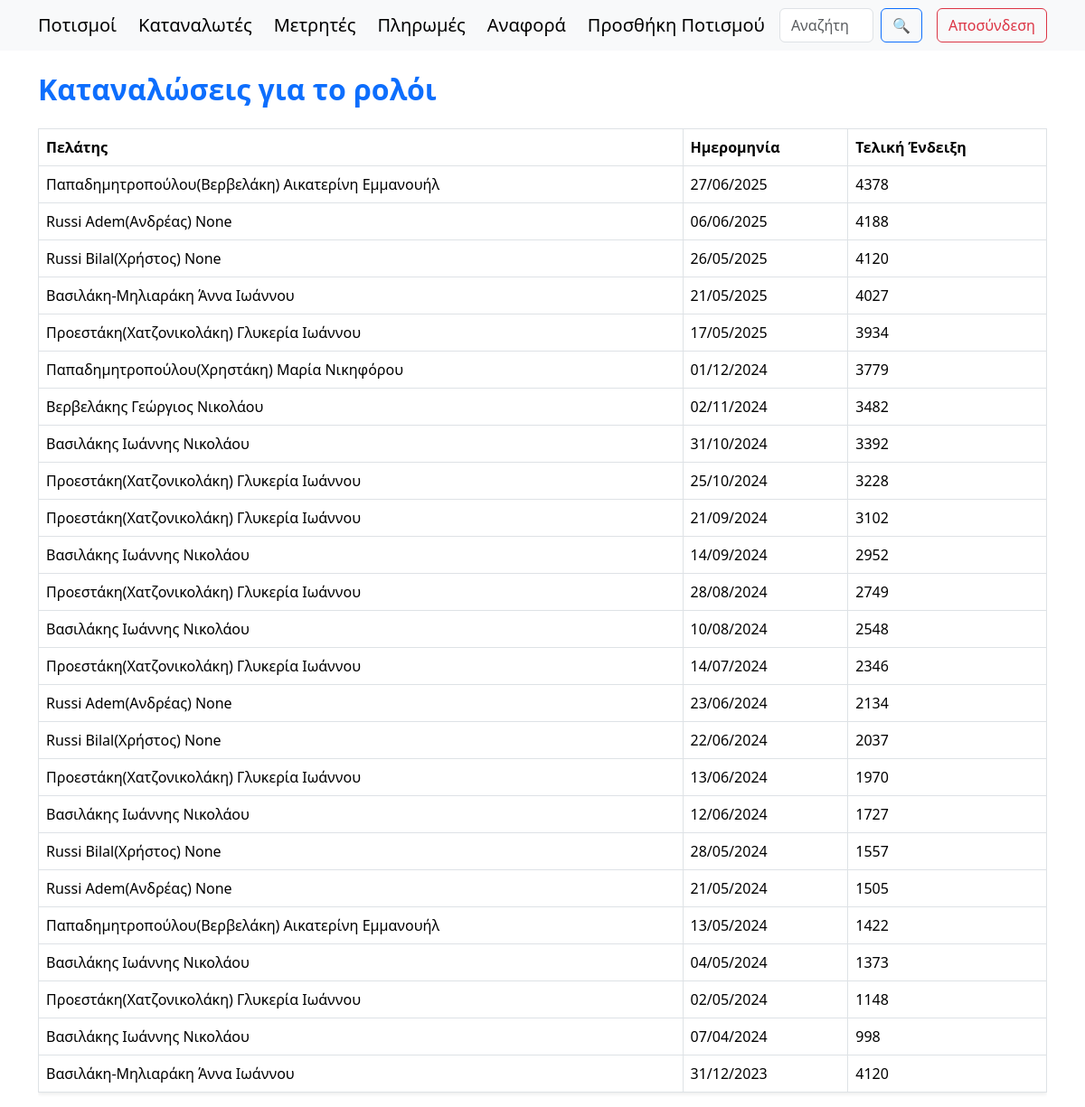
/counter/2/ (signed in), run on an earlier commit of the app's database.
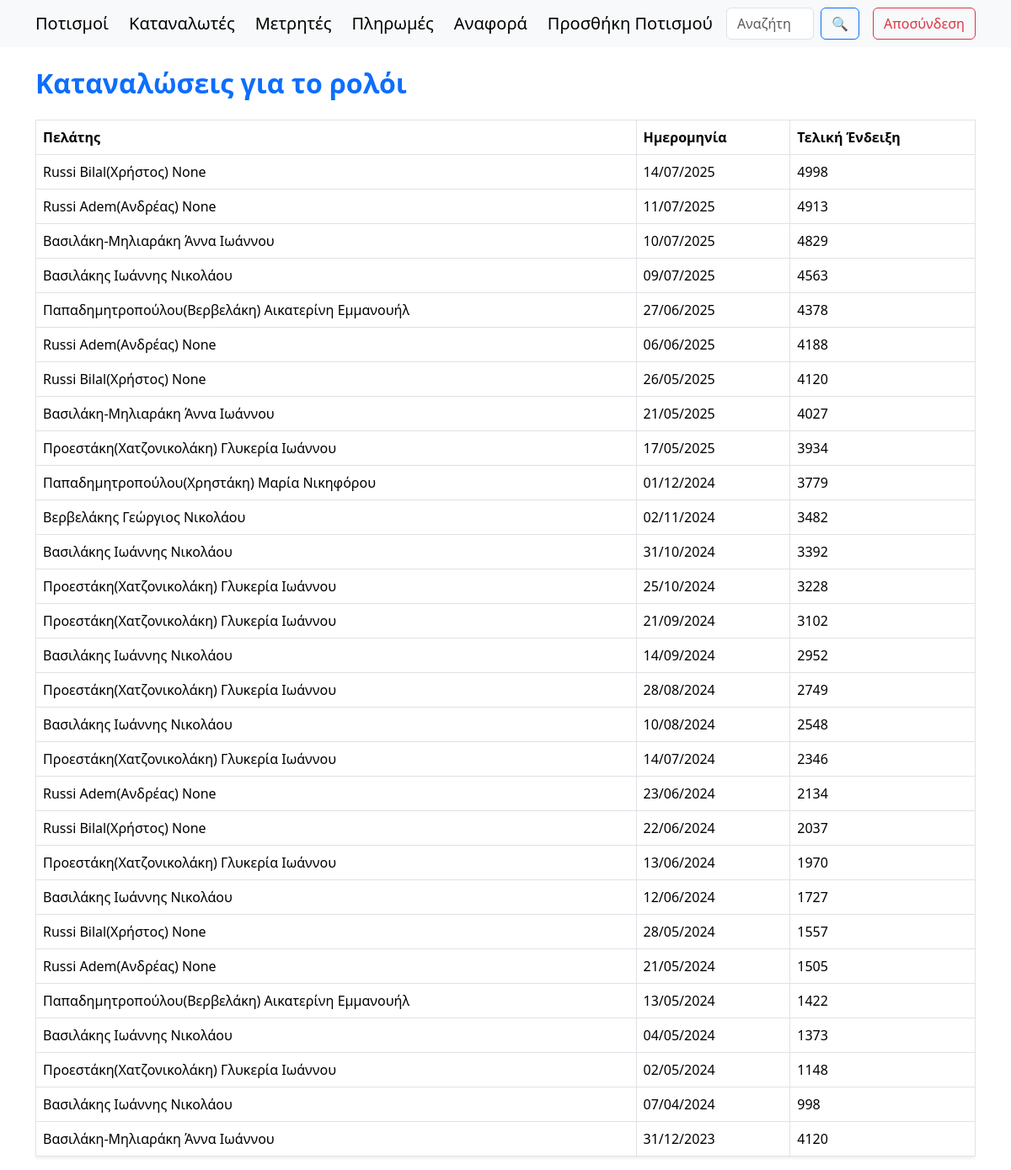
And on a later commit of the database.
### synet/models.py (models this page shows, shortened)
class WaterCons(models.Model):
    serialNumber = models.IntegerField(null=True, blank=True)
    date = models.DateField()
    counter = models.ForeignKey(Counters, on_delete=models.SET_NULL, null=True)
    customer = models.ForeignKey(Persons, on_delete=models.SET_NULL, null=True)
    finalIndication = models.IntegerField()
    initialIndication = models.IntegerField()
    intermediateIndication = models.IntegerField(null=True, blank=True)
    cubicMeters = models.IntegerField(null=True, blank=True)
    billableCubicMeters = models.IntegerField(null=True, blank=True)
    hydronomistsCubicMeters = models.DecimalField(max_digits=10, decimal_places=2, null=True, blank=True)
    costPerMeter = models.DecimalField(max_digits=10, decimal_places=2, null=True, blank=True, default=0.30)
    cost = models.DecimalField(max_digits=10, decimal_places=2, null=True, blank=True)
    hydronomistsRight = models.DecimalField(max_digits=10, decimal_places=2, null=True, blank=True)
    viberMsg = models.CharField(max_length=200, null=True, blank=True)
    notes = models.TextField( null=True,blank=True)
    field = models.ForeignKey(Fields, on_delete=models.SET_NULL, null=True, blank=True)
    receipt = models.ForeignKey("Paids", on_delete=models.SET_NULL, null=True, blank=True, related_name="watercons_receipts") # idΑπόδειξης (paids_id)

class Persons(models.Model):
    surname = models.CharField(max_length=100)
    name = models.CharField(max_length=100, null=True, blank=True)
    fathersName = models.CharField(max_length=100, null=True, blank=True)
    afm = models.CharField(max_length=9, null=True, blank=True, unique=True)
    phone = models.CharField(max_length=10, null=True, blank=True)
    member = models.BooleanField(default=True)  # Είναι μέλος του συνεταιρισμού
    payAsMember = models.BooleanField(default=True)  # Πληρώνει σαν μέλος του συνεταιρισμού
    isActive = models.BooleanField(default=False)  # Είναι ενεργός στον πολιτισμό
    aa = models.IntegerField(null=True, blank=True, unique=True)  # Αύξων αριθμός απόφασης ΔΣ 7/10/2000
    placeOfResidence = models.CharField(max_length=20, null=True, blank=True) # Τόπος διαμονής
    notes = models.CharField(max_length=100, null=True, blank=True)
    class Meta:
        unique_together = ('surname', 'name', 'fathersName')
        ordering = ['surname', 'name', 'fathersName']
    def __str__(self):
        return f"{self.surname} {self.name} {self.fathersName}".strip()  # Αφαιρεί επιπλέον κενά

### synet/views.py (the view)
# urls.py: path('counter/<int:pk>/', views.counter_detail, name='counter_detail'),
def counter_detail(request, pk):
    counter = get_object_or_404(Counters, pk=pk)
    consumptions = WaterCons.objects.filter(counter=counter).order_by('-date', '-finalIndication')
    return render(request, 'counter_detail.html', {
        'counter': counter,
        'consumptions': consumptions
    })

### templates/counter_detail.html (shortened to what this page needs)
{% extends "main.html" %}
{% block content %}
<h2 class="my-4">Καταναλώσεις για το ρολόι <strong>{{ counter.counter }}</strong></h2>
<div class="table-responsive">
    <table class="table table-bordered table-hover align-middle shadow-sm">
        <thead>
            <tr>
                <th>Πελάτης</th>
                <th>Ημερομηνία</th>
                <th>Τελική Ένδειξη</th>
            </tr>
        </thead>
        <tbody>
            {% for cons in consumptions %}
            <tr>
                <td>{{ cons.customer }}</td>
                <td>{{ cons.date|date:"d/m/Y" }}</td>
                <td>{{ cons.finalIndication }}</td>
            </tr>
            {% empty %}
            <tr>
                <td colspan="3" class="text-center">Δεν υπάρχουν καταναλώσεις.</td>
            </tr>
            {% endfor %}
        </tbody>
    </table>
</div>
{% endblock content %}

### templates/main.html (shortened to what this page needs)
<!DOCTYPE html>
<html lang="el">
<head>
    <link href="https://cdn.jsdelivr.net/npm/bootstrap@5.3.3/dist/css/bootstrap.min.css" rel="stylesheet">
</head>
<body>
    {% if user.is_authenticated %}
        {% include "navbar.html" %}
    {% endif %}
    <main class="container mt-3">
        {% block content %}
        {% endblock content %}
    </main>
</body>
</html>

### templates/navbar.html (shortened to what this page needs)
<nav class="navbar navbar-expand-lg navbar-light bg-body-tertiary fixed-top">
  <div class="container-md d-flex justify-content-between align-items-center">
    <div class="d-flex gap-2">
      <a class="navbar-brand" href="/">Ποτισμοί</a>
      <a class="navbar-brand" href="/customers/">Καταναλωτές</a>
      <a class="navbar-brand" href="/counters/">Μετρητές</a>
      <a class="navbar-brand" href="/paids/">Πληρωμές</a>
      <a class="navbar-brand" href="/report/">Αναφορά</a>
      <a class="navbar-brand" href="/add-irrigation/">Προσθήκη Ποτισμού</a>
    </div>
    <form class="d-flex" method="get" action="{% url 'global_search' %}">
      <input class="form-control me-2" type="search" name="q" placeholder="Αναζήτηση..." aria-label="Αναζήτηση">
      <button class="btn btn-outline-primary" type="submit">🔍</button>
    </form>
    <form method="post" action="{% url 'logout' %}" class="ms-3 mb-0">
      <button type="submit" class="btn btn-outline-danger">Αποσύνδεση</button>
    </form>
  </div>
</nav>

### templates/main.html (style rules this page uses)
body { padding-top: 80px; }
thead { position: sticky; top: 0; background-color: #0d6efd; color: #fff; z-index: 1020; }
tbody tr:nth-child(odd) { background-color: #f9f9f9; }
tbody tr:nth-child(even) { background-color: #e9ecef; }
h2 { color: #0d6efd; font-weight: 600; }

What changed in the data, as far as the page shows it:
added WaterCons: customer "Russi Bilal(Χρήστος) None", date "14/07/2025", finalIndication "4998"
added WaterCons: customer "Russi Adem(Ανδρέας) None", date "11/07/2025", finalIndication "4913"
added WaterCons: customer "Βασιλάκη-Μηλιαράκη Άννα Ιωάννου", date "10/07/2025", finalIndication "4829"
added WaterCons: customer "Βασιλάκης Ιωάννης Νικολάου", date "09/07/2025", finalIndication "4563"
